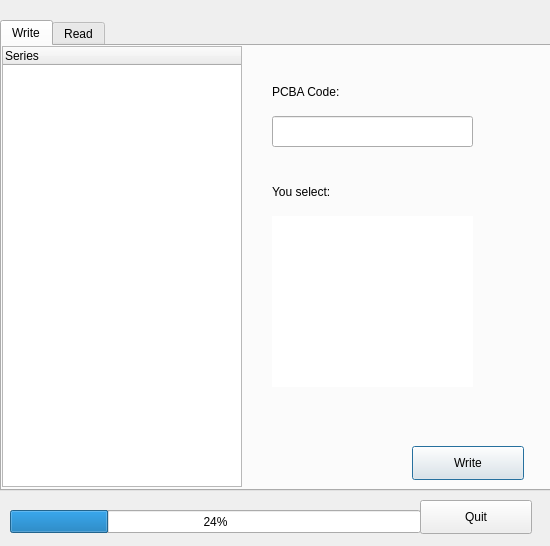
<?xml version="1.0" encoding="UTF-8"?>
<ui version="4.0">
 <class>Dialog</class>
 <widget class="QDialog" name="Dialog">
  <property name="geometry">
   <rect>
    <x>0</x>
    <y>0</y>
    <width>550</width>
    <height>546</height>
   </rect>
  </property>
  <property name="windowTitle">
   <string>Dialog</string>
  </property>
  <widget class="QTabWidget" name="tabWidget">
   <property name="geometry">
    <rect>
     <x>0</x>
     <y>20</y>
     <width>551</width>
     <height>471</height>
    </rect>
   </property>
   <property name="currentIndex">
    <number>0</number>
   </property>
   <widget class="QWidget" name="tab">
    <attribute name="title">
     <string>Write</string>
    </attribute>
    <widget class="QPushButton" name="writeButton">
     <property name="geometry">
      <rect>
       <x>410</x>
       <y>400</y>
       <width>112</width>
       <height>34</height>
      </rect>
     </property>
     <property name="text">
      <string>Write</string>
     </property>
    </widget>
    <widget class="QLabel" name="typeLabel">
     <property name="geometry">
      <rect>
       <x>270</x>
       <y>170</y>
       <width>201</width>
       <height>171</height>
      </rect>
     </property>
     <property name="styleSheet">
      <string notr="true">background-color: rgb(255, 255, 255);
border-color: rgb(0, 0, 255);</string>
     </property>
     <property name="text">
      <string/>
     </property>
    </widget>
    <widget class="QLabel" name="label">
     <property name="geometry">
      <rect>
       <x>270</x>
       <y>30</y>
       <width>101</width>
       <height>31</height>
      </rect>
     </property>
     <property name="styleSheet">
      <string notr="true"/>
     </property>
     <property name="text">
      <string>PCBA Code:</string>
     </property>
    </widget>
    <widget class="QLabel" name="label_2">
     <property name="geometry">
      <rect>
       <x>270</x>
       <y>130</y>
       <width>101</width>
       <height>31</height>
      </rect>
     </property>
     <property name="text">
      <string>You select:</string>
     </property>
    </widget>
    <widget class="QLineEdit" name="lineEdit">
     <property name="geometry">
      <rect>
       <x>270</x>
       <y>70</y>
       <width>201</width>
       <height>31</height>
      </rect>
     </property>
    </widget>
    <widget class="QTreeWidget" name="treeWidget">
     <property name="geometry">
      <rect>
       <x>0</x>
       <y>0</y>
       <width>240</width>
       <height>441</height>
      </rect>
     </property>
     <column>
      <property name="text">
       <string notr="true">Series</string>
      </property>
     </column>
    </widget>
   </widget>
   <widget class="QWidget" name="tab_2">
    <attribute name="title">
     <string>Read</string>
    </attribute>
    <widget class="QTreeWidget" name="readTreeWidget">
     <property name="geometry">
      <rect>
       <x>0</x>
       <y>0</y>
       <width>551</width>
       <height>391</height>
      </rect>
     </property>
     <property name="columnCount">
      <number>2</number>
     </property>
     <attribute name="headerDefaultSectionSize">
      <number>400</number>
     </attribute>
     <column>
      <property name="text">
       <string notr="true">Name</string>
      </property>
     </column>
     <column>
      <property name="text">
       <string>Value</string>
      </property>
     </column>
    </widget>
    <widget class="QPushButton" name="readButton">
     <property name="geometry">
      <rect>
       <x>410</x>
       <y>400</y>
       <width>112</width>
       <height>34</height>
      </rect>
     </property>
     <property name="text">
      <string>Read</string>
     </property>
    </widget>
   </widget>
  </widget>
  <widget class="QProgressBar" name="progressBar">
   <property name="geometry">
    <rect>
     <x>10</x>
     <y>510</y>
     <width>411</width>
     <height>23</height>
    </rect>
   </property>
   <property name="value">
    <number>24</number>
   </property>
  </widget>
  <widget class="QPushButton" name="closeButton">
   <property name="geometry">
    <rect>
     <x>420</x>
     <y>500</y>
     <width>112</width>
     <height>34</height>
    </rect>
   </property>
   <property name="text">
    <string>Quit</string>
   </property>
  </widget>
  <widget class="QWidget" name="layoutWidget">
   <property name="geometry">
    <rect>
     <x>0</x>
     <y>0</y>
     <width>2</width>
     <height>2</height>
    </rect>
   </property>
   <layout class="QVBoxLayout" name="verticalLayout"/>
  </widget>
 </widget>
 <layoutdefault spacing="6" margin="11"/>
 <resources/>
 <connections/>
</ui>
